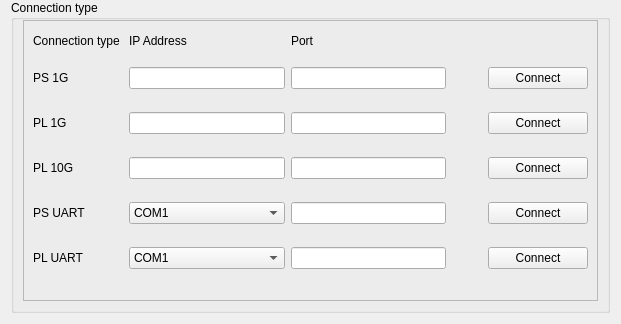
<?xml version="1.0" encoding="UTF-8"?>
<ui version="4.0">
 <class>ConnectionType</class>
 <widget class="QWidget" name="ConnectionType">
  <property name="geometry">
   <rect>
    <x>0</x>
    <y>0</y>
    <width>621</width>
    <height>324</height>
   </rect>
  </property>
  <property name="windowTitle">
   <string>Connection Type</string>
  </property>
  <property name="windowOpacity">
   <double>10.000000000000000</double>
  </property>
  <layout class="QVBoxLayout" name="verticalLayout">
   <property name="topMargin">
    <number>0</number>
   </property>
   <item>
    <widget class="QGroupBox" name="GbConType">
     <property name="title">
      <string>Connection type</string>
     </property>
     <layout class="QHBoxLayout" name="horizontalLayout">
      <property name="spacing">
       <number>2</number>
      </property>
      <property name="topMargin">
       <number>0</number>
      </property>
      <item>
       <widget class="QFrame" name="frame">
        <property name="frameShape">
         <enum>QFrame::Shape::StyledPanel</enum>
        </property>
        <property name="frameShadow">
         <enum>QFrame::Shadow::Raised</enum>
        </property>
        <layout class="QHBoxLayout" name="horizontalLayout_2">
         <property name="topMargin">
          <number>0</number>
         </property>
         <item>
          <layout class="QGridLayout" name="gridLayout">
           <property name="verticalSpacing">
            <number>2</number>
           </property>
           <item row="1" column="0">
            <widget class="QLabel" name="LblConnPS1G">
             <property name="text">
              <string>PS 1G</string>
             </property>
            </widget>
           </item>
           <item row="2" column="0">
            <widget class="QLabel" name="LblConnPL1G">
             <property name="text">
              <string>PL 1G</string>
             </property>
            </widget>
           </item>
           <item row="2" column="1">
            <widget class="QLineEdit" name="LeConnPL1GIP"/>
           </item>
           <item row="4" column="2">
            <widget class="QLineEdit" name="LeConnPSUartBaudRate"/>
           </item>
           <item row="0" column="1">
            <widget class="QLabel" name="LblConnIPAddr">
             <property name="text">
              <string>IP Address</string>
             </property>
            </widget>
           </item>
           <item row="1" column="2">
            <widget class="QLineEdit" name="LeConnPS1GPort"/>
           </item>
           <item row="6" column="2">
            <widget class="QLineEdit" name="LeConnPLUartBaudRate"/>
           </item>
           <item row="1" column="1">
            <widget class="QLineEdit" name="LeConnPS1GIP"/>
           </item>
           <item row="6" column="0">
            <widget class="QLabel" name="LblConnPLUart">
             <property name="text">
              <string>PL UART</string>
             </property>
            </widget>
           </item>
           <item row="0" column="0">
            <widget class="QLabel" name="LblConnType">
             <property name="sizePolicy">
              <sizepolicy hsizetype="Maximum" vsizetype="Maximum">
               <horstretch>0</horstretch>
               <verstretch>0</verstretch>
              </sizepolicy>
             </property>
             <property name="text">
              <string>Connection type </string>
             </property>
            </widget>
           </item>
           <item row="3" column="0">
            <widget class="QLabel" name="LblConn10G">
             <property name="text">
              <string>PL 10G</string>
             </property>
            </widget>
           </item>
           <item row="3" column="1">
            <widget class="QLineEdit" name="LeConn10GIP"/>
           </item>
           <item row="4" column="0">
            <widget class="QLabel" name="LblConnPSUart">
             <property name="text">
              <string>PS UART</string>
             </property>
            </widget>
           </item>
           <item row="0" column="2">
            <widget class="QLabel" name="LblConnPort">
             <property name="text">
              <string>Port</string>
             </property>
            </widget>
           </item>
           <item row="0" column="4">
            <widget class="QLabel" name="label_10">
             <property name="text">
              <string/>
             </property>
            </widget>
           </item>
           <item row="1" column="4">
            <widget class="QPushButton" name="PbConnPS1GConn">
             <property name="minimumSize">
              <size>
               <width>100</width>
               <height>0</height>
              </size>
             </property>
             <property name="text">
              <string>Connect</string>
             </property>
            </widget>
           </item>
           <item row="6" column="4">
            <widget class="QPushButton" name="PbConnPLUartConn">
             <property name="minimumSize">
              <size>
               <width>100</width>
               <height>0</height>
              </size>
             </property>
             <property name="text">
              <string>Connect</string>
             </property>
            </widget>
           </item>
           <item row="4" column="4">
            <widget class="QPushButton" name="PbConnPSUartConn">
             <property name="minimumSize">
              <size>
               <width>100</width>
               <height>0</height>
              </size>
             </property>
             <property name="text">
              <string>Connect</string>
             </property>
            </widget>
           </item>
           <item row="3" column="4">
            <widget class="QPushButton" name="PbConn10GConn">
             <property name="minimumSize">
              <size>
               <width>100</width>
               <height>0</height>
              </size>
             </property>
             <property name="text">
              <string>Connect</string>
             </property>
            </widget>
           </item>
           <item row="2" column="4">
            <widget class="QPushButton" name="PbConnPL1GConn">
             <property name="minimumSize">
              <size>
               <width>100</width>
               <height>0</height>
              </size>
             </property>
             <property name="text">
              <string>Connect</string>
             </property>
            </widget>
           </item>
           <item row="1" column="3">
            <widget class="QLabel" name="LblConnPS1GStatusLed">
             <property name="sizePolicy">
              <sizepolicy hsizetype="Fixed" vsizetype="Fixed">
               <horstretch>0</horstretch>
               <verstretch>0</verstretch>
              </sizepolicy>
             </property>
             <property name="minimumSize">
              <size>
               <width>30</width>
               <height>30</height>
              </size>
             </property>
             <property name="maximumSize">
              <size>
               <width>30</width>
               <height>30</height>
              </size>
             </property>
             <property name="text">
              <string/>
             </property>
             <property name="pixmap">
              <pixmap resource="TargetEchoGen.qrc">:/images/led-green_icon.jpg</pixmap>
             </property>
             <property name="scaledContents">
              <bool>true</bool>
             </property>
            </widget>
           </item>
           <item row="2" column="3">
            <widget class="QLabel" name="LblConnPL1GStatusLed">
             <property name="sizePolicy">
              <sizepolicy hsizetype="Fixed" vsizetype="Fixed">
               <horstretch>0</horstretch>
               <verstretch>0</verstretch>
              </sizepolicy>
             </property>
             <property name="minimumSize">
              <size>
               <width>30</width>
               <height>30</height>
              </size>
             </property>
             <property name="maximumSize">
              <size>
               <width>30</width>
               <height>30</height>
              </size>
             </property>
             <property name="text">
              <string/>
             </property>
             <property name="pixmap">
              <pixmap resource="TargetEchoGen.qrc">:/images/led-green_icon.jpg</pixmap>
             </property>
             <property name="scaledContents">
              <bool>true</bool>
             </property>
            </widget>
           </item>
           <item row="3" column="3">
            <widget class="QLabel" name="LblConn10GStatusLed">
             <property name="sizePolicy">
              <sizepolicy hsizetype="Fixed" vsizetype="Fixed">
               <horstretch>0</horstretch>
               <verstretch>0</verstretch>
              </sizepolicy>
             </property>
             <property name="minimumSize">
              <size>
               <width>30</width>
               <height>30</height>
              </size>
             </property>
             <property name="maximumSize">
              <size>
               <width>30</width>
               <height>30</height>
              </size>
             </property>
             <property name="text">
              <string/>
             </property>
             <property name="pixmap">
              <pixmap resource="TargetEchoGen.qrc">:/images/led-green_icon.jpg</pixmap>
             </property>
             <property name="scaledContents">
              <bool>true</bool>
             </property>
            </widget>
           </item>
           <item row="4" column="3">
            <widget class="QLabel" name="LblConnPSUartStatusLed">
             <property name="sizePolicy">
              <sizepolicy hsizetype="Fixed" vsizetype="Fixed">
               <horstretch>0</horstretch>
               <verstretch>0</verstretch>
              </sizepolicy>
             </property>
             <property name="minimumSize">
              <size>
               <width>30</width>
               <height>30</height>
              </size>
             </property>
             <property name="maximumSize">
              <size>
               <width>30</width>
               <height>30</height>
              </size>
             </property>
             <property name="text">
              <string/>
             </property>
             <property name="pixmap">
              <pixmap resource="TargetEchoGen.qrc">:/images/led-green_icon.jpg</pixmap>
             </property>
             <property name="scaledContents">
              <bool>true</bool>
             </property>
            </widget>
           </item>
           <item row="6" column="3">
            <widget class="QLabel" name="LblConnPLUartStatusLed">
             <property name="sizePolicy">
              <sizepolicy hsizetype="Fixed" vsizetype="Fixed">
               <horstretch>0</horstretch>
               <verstretch>0</verstretch>
              </sizepolicy>
             </property>
             <property name="minimumSize">
              <size>
               <width>30</width>
               <height>30</height>
              </size>
             </property>
             <property name="maximumSize">
              <size>
               <width>30</width>
               <height>30</height>
              </size>
             </property>
             <property name="text">
              <string/>
             </property>
             <property name="pixmap">
              <pixmap resource="TargetEchoGen.qrc">:/images/led-green_icon.jpg</pixmap>
             </property>
             <property name="scaledContents">
              <bool>true</bool>
             </property>
            </widget>
           </item>
           <item row="6" column="1">
            <widget class="QComboBox" name="comboBox">
             <item>
              <property name="text">
               <string>COM1</string>
              </property>
             </item>
             <item>
              <property name="text">
               <string>COM2</string>
              </property>
             </item>
             <item>
              <property name="text">
               <string>COM#</string>
              </property>
             </item>
            </widget>
           </item>
           <item row="4" column="1">
            <widget class="QComboBox" name="comboBox_2">
             <item>
              <property name="text">
               <string>COM1</string>
              </property>
             </item>
             <item>
              <property name="text">
               <string>COM2</string>
              </property>
             </item>
             <item>
              <property name="text">
               <string>COM3</string>
              </property>
             </item>
            </widget>
           </item>
           <item row="2" column="2">
            <widget class="QLineEdit" name="LeConnPL1GPort"/>
           </item>
           <item row="3" column="2">
            <widget class="QLineEdit" name="LeConn10GPort"/>
           </item>
          </layout>
         </item>
        </layout>
       </widget>
      </item>
     </layout>
    </widget>
   </item>
  </layout>
 </widget>
 <resources>
  <include location="TargetEchoGen.qrc"/>
 </resources>
 <connections/>
</ui>
